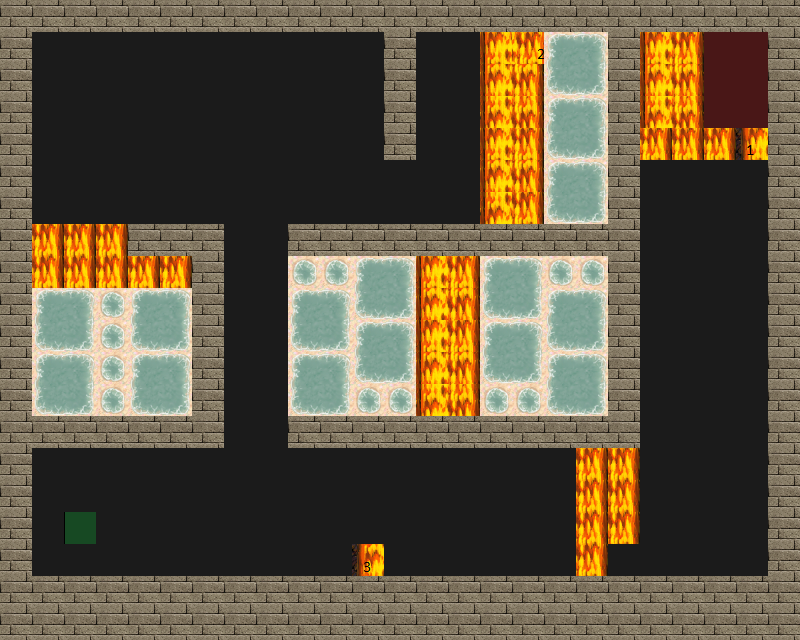

This game map was drawn from its Tiled (.tmx) file and the tilesets committed beside it. A one-line description and the full map source follow:
An orthogonal 25x20 tile map with 32x32 px tiles, 4 tile layers (Road, Trap, Wall, Utility), 4 tilesets.

<map version="1.0" tiledversion="1.1.5" orientation="orthogonal" renderorder="right-down" width="25" height="20" tilewidth="32" tileheight="32" infinite="0" nextobjectid="1">
 <tileset firstgid="1" source="tilesets/meta.tsx" />
 <tileset firstgid="3" source="tilesets/road.tsx" />
 <tileset firstgid="4" source="tilesets/traps.tsx" />
 <tileset firstgid="196" source="tilesets/wallsandroofs.tsx" />
 <layer name="Road" width="25" height="20">
  <data encoding="csv">
3,3,3,3,3,3,3,3,3,3,3,3,3,3,3,3,3,3,3,3,3,3,3,3,3,
3,3,3,3,3,3,3,3,3,3,3,3,3,3,3,3,3,3,3,3,3,3,3,3,3,
3,3,3,3,3,3,3,3,3,3,3,3,3,3,3,3,3,3,3,3,3,3,3,3,3,
3,3,3,3,3,3,3,3,3,3,3,3,3,3,3,3,3,3,3,3,3,3,3,3,3,
3,3,3,3,3,3,3,3,3,3,3,3,3,3,3,3,3,3,3,3,3,3,3,3,3,
3,3,3,3,3,3,3,3,3,3,3,3,3,3,3,3,3,3,3,3,3,3,3,3,3,
3,3,3,3,3,3,3,3,3,3,3,3,3,3,3,3,3,3,3,3,3,3,3,3,3,
3,3,3,3,3,3,3,3,3,3,3,3,3,3,3,3,3,3,3,3,3,3,3,3,3,
3,3,3,3,3,3,3,3,3,3,3,3,3,3,3,3,3,3,3,3,3,3,3,3,3,
3,3,3,3,3,3,3,3,3,3,3,3,3,3,3,3,3,3,3,3,3,3,3,3,3,
3,3,3,3,3,3,3,3,3,3,3,3,3,3,3,3,3,3,3,3,3,3,3,3,3,
3,3,3,3,3,3,3,3,3,3,3,3,3,3,3,3,3,3,3,3,3,3,3,3,3,
3,3,3,3,3,3,3,3,3,3,3,3,3,3,3,3,3,3,3,3,3,3,3,3,3,
3,3,3,3,3,3,3,3,3,3,3,3,3,3,3,3,3,3,3,3,3,3,3,3,3,
3,3,3,3,3,3,3,3,3,3,3,3,3,3,3,3,3,3,3,3,3,3,3,3,3,
3,3,3,3,3,3,3,3,3,3,3,3,3,3,3,3,3,3,3,3,3,3,3,3,3,
3,3,3,3,3,3,3,3,3,3,3,3,3,3,3,3,3,3,3,3,3,3,3,3,3,
3,3,3,3,3,3,3,3,3,3,3,3,3,3,3,3,3,3,3,3,3,3,3,3,3,
3,3,3,3,3,3,3,3,3,3,3,3,3,3,3,3,3,3,3,3,3,3,3,3,3,
3,3,3,3,3,3,3,3,3,3,3,3,3,3,3,3,3,3,3,3,3,3,3,3,3
</data>
 </layer>
 <layer name="Trap" width="25" height="20">
  <data encoding="csv">
0,0,0,0,0,0,0,0,0,0,0,0,0,0,0,0,0,0,0,0,0,0,0,0,0,
0,0,0,0,0,0,0,0,0,0,0,0,0,0,0,162,161,80,81,0,162,163,0,0,0,
0,0,0,0,0,0,0,0,0,0,0,0,0,0,0,178,179,96,97,0,178,179,0,0,0,
0,0,0,0,0,0,0,0,0,0,0,0,0,0,0,194,195,80,81,0,194,195,0,0,0,
0,0,0,0,0,0,0,0,0,0,0,0,0,0,0,162,163,96,97,0,163,163,163,160,0,
0,0,0,0,0,0,0,0,0,0,0,0,0,0,0,178,179,80,81,0,0,0,0,0,0,
0,0,0,0,0,0,0,0,0,0,0,0,0,0,0,194,163,96,97,0,0,0,0,0,0,
0,163,163,163,0,0,0,0,0,0,0,0,0,0,0,0,0,0,0,0,0,0,0,0,0,
0,163,163,163,163,163,0,0,0,62,62,80,81,162,163,80,81,62,62,0,0,0,0,0,0,
0,80,81,62,80,81,0,0,0,80,81,96,97,178,179,96,97,80,81,0,0,0,0,0,0,
0,96,97,62,96,97,0,0,0,96,97,80,81,162,163,80,81,96,97,0,0,0,0,0,0,
0,80,81,62,80,81,0,0,0,80,81,96,97,178,179,96,97,80,81,0,0,0,0,0,0,
0,96,97,62,96,97,0,0,0,96,97,62,62,194,195,62,62,96,97,0,0,0,0,0,0,
0,0,0,0,0,0,0,0,0,0,0,0,0,0,0,0,0,0,0,0,0,0,0,0,0,
0,0,0,0,0,0,0,0,0,0,0,0,0,0,0,0,0,0,163,163,0,0,0,0,0,
0,0,0,0,0,0,0,0,0,0,0,0,0,0,0,0,0,0,163,163,0,0,0,0,0,
0,0,0,0,0,0,0,0,0,0,0,0,0,0,0,0,0,0,163,163,0,0,0,0,0,
0,0,0,0,0,0,0,0,0,0,0,176,0,0,0,0,0,0,163,0,0,0,0,0,0,
0,0,0,0,0,0,0,0,0,0,0,0,0,0,0,0,0,0,0,0,0,0,0,0,0,
0,0,0,0,0,0,0,0,0,0,0,0,0,0,0,0,0,0,0,0,0,0,0,0,0
</data>
 </layer>
 <layer name="Wall" width="25" height="20">
  <data encoding="csv">
261,261,261,261,261,261,261,261,261,261,261,261,261,261,261,261,261,261,261,261,261,261,261,261,261,
261,0,0,0,0,0,0,0,0,0,0,0,261,0,0,0,0,0,0,261,0,0,0,0,261,
261,0,0,0,0,0,0,0,0,0,0,0,261,0,0,0,0,0,0,261,0,0,0,0,261,
261,0,0,0,0,0,0,0,0,0,0,0,261,0,0,0,0,0,0,261,0,0,0,0,261,
261,0,0,0,0,0,0,0,0,0,0,0,261,0,0,0,0,0,0,261,0,0,0,0,261,
261,0,0,0,0,0,0,0,0,0,0,0,0,0,0,0,0,0,0,261,0,0,0,0,261,
261,0,0,0,0,0,0,0,0,0,0,0,0,0,0,0,0,0,0,261,0,0,0,0,261,
261,0,0,0,261,261,261,0,0,261,261,261,261,261,261,261,261,261,261,261,0,0,0,0,261,
261,0,0,0,0,0,261,0,0,0,0,0,0,0,0,0,0,0,0,261,0,0,0,0,261,
261,0,0,0,0,0,261,0,0,0,0,0,0,0,0,0,0,0,0,261,0,0,0,0,261,
261,0,0,0,0,0,261,0,0,0,0,0,0,0,0,0,0,0,0,261,0,0,0,0,261,
261,0,0,0,0,0,261,0,0,0,0,0,0,0,0,0,0,0,0,261,0,0,0,0,261,
261,0,0,0,0,0,261,0,0,0,0,0,0,0,0,0,0,0,0,261,0,0,0,0,261,
261,261,261,261,261,261,261,0,0,261,261,261,261,261,261,261,261,261,261,261,0,0,0,0,261,
261,0,0,0,0,0,0,0,0,0,0,0,0,0,0,0,0,0,0,0,0,0,0,0,261,
261,0,0,0,0,0,0,0,0,0,0,0,0,0,0,0,0,0,0,0,0,0,0,0,261,
261,0,0,0,0,0,0,0,0,0,0,0,0,0,0,0,0,0,0,0,0,0,0,0,261,
261,0,0,0,0,0,0,0,0,0,0,0,0,0,0,0,0,0,0,0,0,0,0,0,261,
261,261,261,261,261,261,261,261,261,261,261,261,261,261,261,261,261,261,261,261,261,261,261,261,261,
261,261,261,261,261,261,261,261,261,261,261,261,261,261,261,261,261,261,261,261,261,261,261,261,261
</data>
 </layer>
 <layer name="Utility" width="25" height="20">
  <data encoding="csv">
0,0,0,0,0,0,0,0,0,0,0,0,0,0,0,0,0,0,0,0,0,0,0,0,0,
0,0,0,0,0,0,0,0,0,0,0,0,0,0,0,0,0,0,0,0,0,0,1,1,0,
0,0,0,0,0,0,0,0,0,0,0,0,0,0,0,0,0,0,0,0,0,0,1,1,0,
0,0,0,0,0,0,0,0,0,0,0,0,0,0,0,0,0,0,0,0,0,0,1,1,0,
0,0,0,0,0,0,0,0,0,0,0,0,0,0,0,0,0,0,0,0,0,0,0,0,0,
0,0,0,0,0,0,0,0,0,0,0,0,0,0,0,0,0,0,0,0,0,0,0,0,0,
0,0,0,0,0,0,0,0,0,0,0,0,0,0,0,0,0,0,0,0,0,0,0,0,0,
0,0,0,0,0,0,0,0,0,0,0,0,0,0,0,0,0,0,0,0,0,0,0,0,0,
0,0,0,0,0,0,0,0,0,0,0,0,0,0,0,0,0,0,0,0,0,0,0,0,0,
0,0,0,0,0,0,0,0,0,0,0,0,0,0,0,0,0,0,0,0,0,0,0,0,0,
0,0,0,0,0,0,0,0,0,0,0,0,0,0,0,0,0,0,0,0,0,0,0,0,0,
0,0,0,0,0,0,0,0,0,0,0,0,0,0,0,0,0,0,0,0,0,0,0,0,0,
0,0,0,0,0,0,0,0,0,0,0,0,0,0,0,0,0,0,0,0,0,0,0,0,0,
0,0,0,0,0,0,0,0,0,0,0,0,0,0,0,0,0,0,0,0,0,0,0,0,0,
0,0,0,0,0,0,0,0,0,0,0,0,0,0,0,0,0,0,0,0,0,0,0,0,0,
0,0,0,0,0,0,0,0,0,0,0,0,0,0,0,0,0,0,0,0,0,0,0,0,0,
0,0,2,0,0,0,0,0,0,0,0,0,0,0,0,0,0,0,0,0,0,0,0,0,0,
0,0,0,0,0,0,0,0,0,0,0,0,0,0,0,0,0,0,0,0,0,0,0,0,0,
0,0,0,0,0,0,0,0,0,0,0,0,0,0,0,0,0,0,0,0,0,0,0,0,0,
0,0,0,0,0,0,0,0,0,0,0,0,0,0,0,0,0,0,0,0,0,0,0,0,0
</data>
 </layer>
</map>
